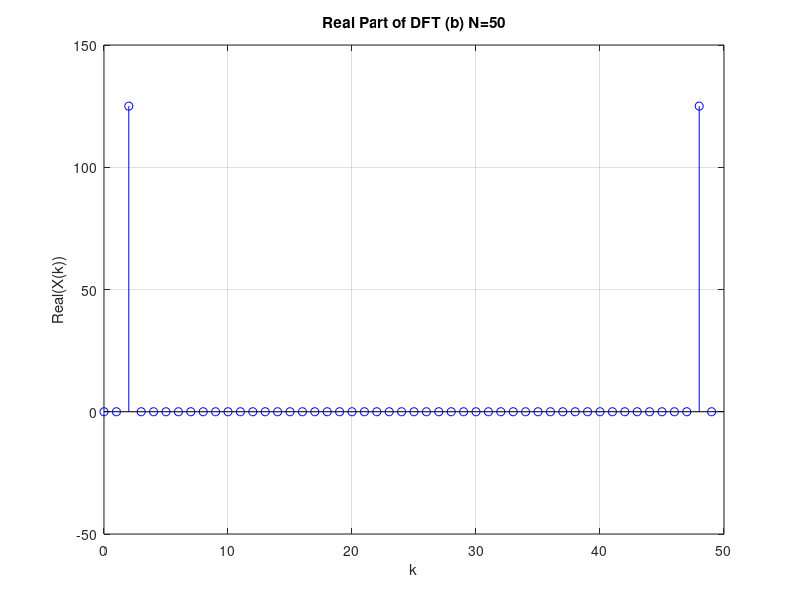
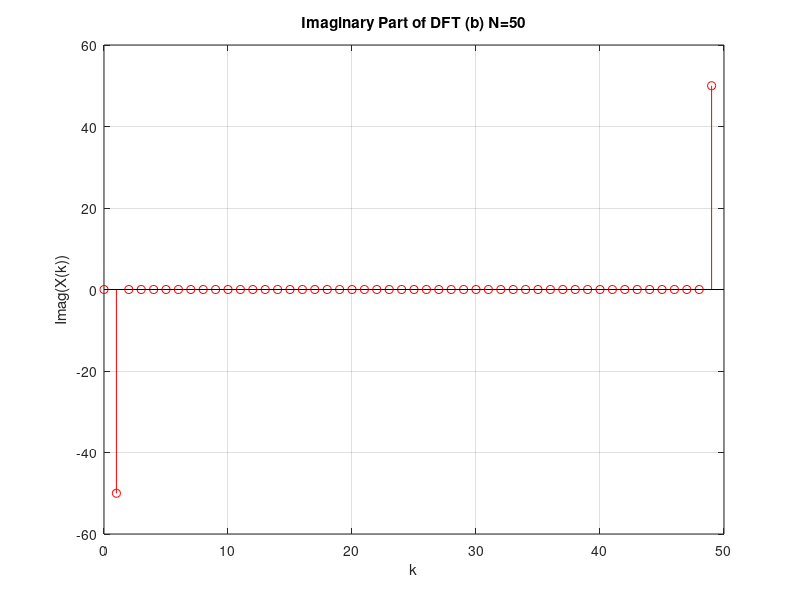

MATLAB code for these plots, in order:
% (b) N = 50
N = 50;
Fs = 100;               % 샘플링 주파수
t_step = 1 / Fs;        % 샘플링 간격 : 0.01
t = (0:N-1) * t_step; 

% Signal generation
f1 = 2; % sin의 주파수
f2 = 4; % cos의 주파수
x = 2 * sin(2 * pi * f1 * t) + 5 * cos(2 * pi * f2 * t); % xa(t) 신호 정의


% DFT computation
X = fft(x, N);

% Plot Real part
figure;
stem(0:N-1, real(X), 'b');
title('Real Part of DFT (b) N=50');
xlabel('k');
ylabel('Real(X(k))');
grid on;

% Plot Imaginary part
figure;
stem(0:N-1, imag(X), 'r');
title('Imaginary Part of DFT (b) N=50');
xlabel('k');
ylabel('Imag(X(k))');
grid on;
